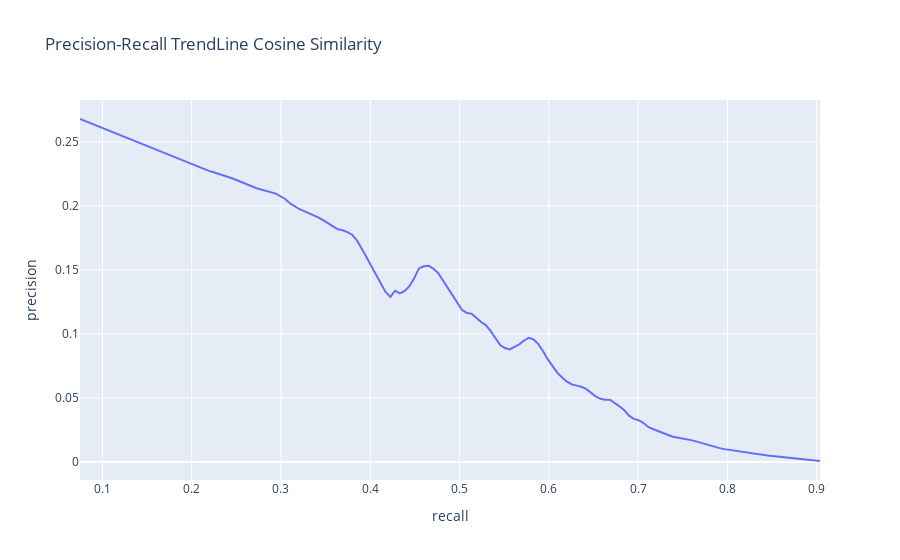

Here is the notebook cell this chart was saved with:
### Code cell
cosine_similarity(10, "One day, he noticed that one of the peacocks had dropped a feather. When the sun went down, the crow picked it up and hid it away. For days on end, he watched the peacocks and found another feather. When he had four, he could wait no longer: he stuck the peacock feathers onto his own tail, using pine resin, and started to parade up and down for his friends to admire.One day, a Mongol prince seemed to be on the point of winning a smile. He thrummed his balalaika for hours, playing first a sad tune, then a more cheerful one, till he finished by playing a merry jig. The princess sat for ages staring at him eyed and the onlookers thought she was about to smile.Instead she burst into floods of tears, to everyone's disappointment. A Kurdish chief, famed for his humour, who had already kept the court in fits oflaughter, tried to steal a smile from Sarah with his witty remarks. But the princess's dark eyes filled with tears. Noblemen came from as far away as Persia, but in vain.")

### Figure 1 — Plotly figure (JSON) as saved in the notebook; plotly's stock layout.template omitted (floating-point values rounded to 4 significant figures; data arrays with more than 128 entries replaced by an {"elided": "..."} marker saying what was removed)
{"data": [{"hovertemplate": "<b>LOWESS trendline</b><br><br>recall=%{x}<br>precision=%{y} <b>(trend)</b><extra></extra>", "legendgroup": "", "marker": {"color": "#636efa", "symbol": "circle"}, "mode": "lines", "name": "", "showlegend": false, "type": "scatter", "x": {"elided": "467 float values"}, "xaxis": "x", "y": {"elided": "467 float values"}, "yaxis": "y"}], "layout": {"legend": {"tracegroupgap": 0}, "title": {"text": "Precision-Recall TrendLine Cosine Similarity"}, "xaxis": {"anchor": "y", "domain": [0, 1], "title": {"text": "recall"}}, "yaxis": {"anchor": "x", "domain": [0, 1], "title": {"text": "precision"}}}}
